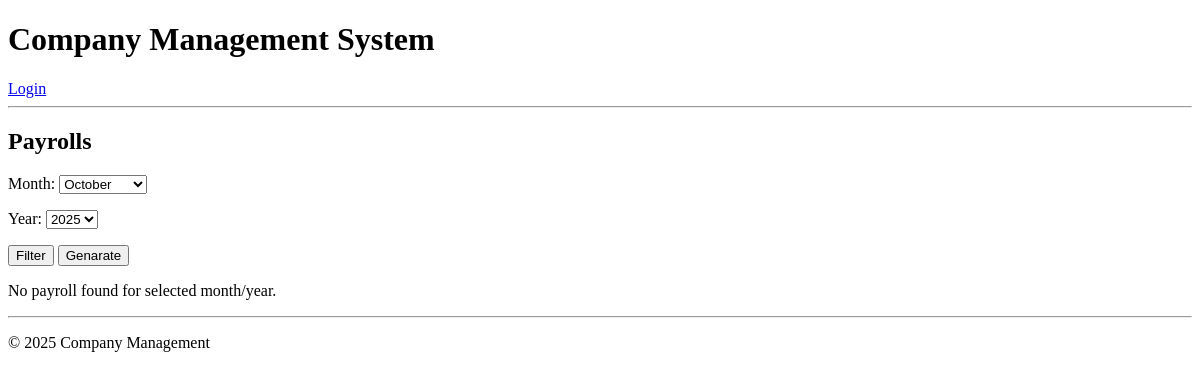
The page /users/payroll/filter/ on the database as committed earlier.
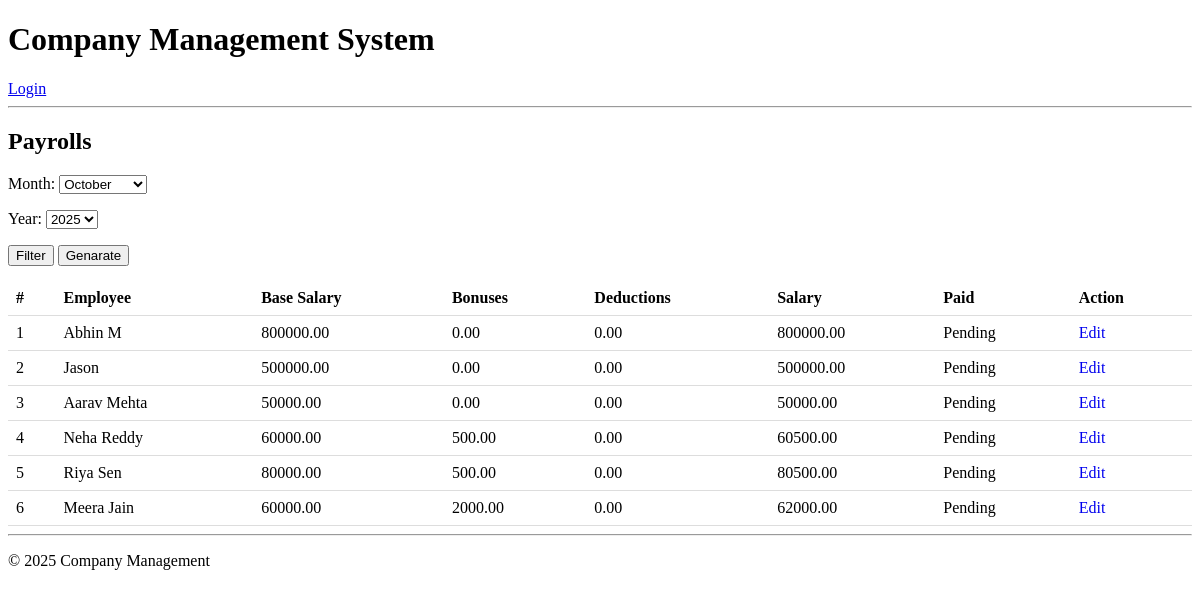
The same page on the database as committed later.
### users/models.py (models this page shows, shortened)
class Payroll(models.Model):
    employee = models.ForeignKey('EmployeeProfile', on_delete=models.CASCADE, related_name='payrolls')
    month = models.DateField()
    base_salary = models.DecimalField(max_digits=10, decimal_places=2)
    bonuses = models.DecimalField(max_digits=10, decimal_places=2, default=0)
    deductions = models.DecimalField(max_digits=10, decimal_places=2, default=0)
    net_salary = models.DecimalField(max_digits=10, decimal_places=2, blank=True, null=True)
    is_paid = models.BooleanField(default=False)
    created_at = models.DateTimeField(auto_now_add=True)

class EmployeeProfile(models.Model):
    user = models.OneToOneField(settings.AUTH_USER_MODEL, on_delete=models.CASCADE)
    department = models.ForeignKey(Department, on_delete=models.SET_NULL, null=True)
    position = models.ForeignKey(Position, on_delete=models.SET_NULL, null=True)
    benefits = models.ManyToManyField(Benefit, blank=True)
    date_of_joining = models.DateField()
    salary = models.DecimalField(max_digits=10, decimal_places=2, null=True, blank=True)
    skills = models.TextField(blank=True)

class CustomUser(AbstractUser):
    ROLE_ADMIN = 'ADMIN'
    ROLE_MANAGER = 'MANAGER'
    ROLE_EMPLOYEE = 'EMPLOYEE'
    ROLE_CUSTOMER = 'CUSTOMER'
    ROLE_CHOICES = (
        (ROLE_ADMIN, 'Admin/HR'),
        (ROLE_MANAGER, 'Manager'),
        (ROLE_EMPLOYEE, 'Employee'),
        (ROLE_CUSTOMER,'Customer')
    )
    name=models.CharField(max_length=500,null=False)
    role = models.CharField(max_length=20, choices=ROLE_CHOICES, default=ROLE_EMPLOYEE)
    phone = models.CharField(max_length=15, blank=True, null=True)
    groups = models.ManyToManyField(
        'auth.Group',
        related_name='customuser_set',  # different from auth.User.user_set
        blank=True,
        help_text='The groups this user belongs to.'
    )
    user_permissions = models.ManyToManyField(
        'auth.Permission',
        related_name='customuser_set',  # different from auth.Permission.user_set
        blank=True,
        help_text='Specific permissions for this user.'
    )

### users/views.py (the view)
# urls.py: path('payroll/filter/', views.payroll_list_all, name='payroll_list_all'),
def payroll_list_all(request):
    latest = Payroll.objects.aggregate(latest_month=Max('month'))['latest_month']
    if request.GET:
        form = PayrollFilterForm(request.GET)
        if form.is_valid():
            month = int(form.cleaned_data['month'])
            year = int(form.cleaned_data['year'])
        else:
            month = latest.month if latest else 1
            year = latest.year if latest else date.today().year
        if 'Genarate' in request.GET:
            generateSalary(month,year)
            return redirect(f"{reverse('payroll_list_all')}?month={month}&year={year}")
    else:
        form = PayrollFilterForm(initial={
            'month': latest.month if latest else date.today().month,
            'year': latest.year if latest else date.today().year
        })
        month = latest.month if latest else date.today().month
        year = latest.year if latest else date.today().year
    payrolls = Payroll.objects.filter(month__month=month, month__year=year)
    context = {
        'form': form,
        'payrolls': payrolls,
        'selected_month': month,
        'selected_year': year,
    }
    return render(request, 'users/payroll_list_all.html', context)

### users/forms.py
class PayrollFilterForm(forms.Form):
    month = forms.ChoiceField(choices=MONTH_CHOICES)
    year = forms.ChoiceField(choices=YEAR_CHOICES)

### users/templates/users/payroll_list_all.html (shortened to what this page needs)
{% extends 'base.html' %}
{% block content %}
<h2>Payrolls</h2>
<form method="get" style="margin-bottom: 15px;">
    {{ form.as_p }}
    <button type="submit">Filter</button>
    <button type="submit" name="Genarate">Genarate</button>
</form>
{% if payrolls %}
<table style="width: 100%; border-collapse: collapse;">
    <thead>
        <tr>
            <th style="padding: 8px; text-align: left; border-bottom: 1px solid #ddd;">#</th>
            <th style="padding: 8px; text-align: left; border-bottom: 1px solid #ddd;">Employee</th>
            <th style="padding: 8px; text-align: left; border-bottom: 1px solid #ddd;">Base Salary</th>
            <th style="padding: 8px; text-align: left; border-bottom: 1px solid #ddd;">Bonuses</th>
            <th style="padding: 8px; text-align: left; border-bottom: 1px solid #ddd;">Deductions</th>
            <th style="padding: 8px; text-align: left; border-bottom: 1px solid #ddd;">Salary</th>
            <th style="padding: 8px; text-align: left; border-bottom: 1px solid #ddd;">Paid</th>
            <th style="padding: 8px; text-align: left; border-bottom: 1px solid #ddd;">Action</th>
        </tr>
    </thead>
    <tbody>
        {% for payroll in payrolls %}
        <tr>
            <td style="padding: 8px; border-bottom: 1px solid #ddd;">{{ forloop.counter }}</td>
            <td style="padding: 8px; border-bottom: 1px solid #ddd;">{{ payroll.employee.user.name }}</td>
            <td style="padding: 8px; border-bottom: 1px solid #ddd;">{{ payroll.base_salary }}</td>
            <td style="padding: 8px; border-bottom: 1px solid #ddd;">{{ payroll.bonuses }}</td>
            <td style="padding: 8px; border-bottom: 1px solid #ddd;">{{ payroll.deductions }}</td>
            <td style="padding: 8px; border-bottom: 1px solid #ddd;">{{ payroll.net_salary }}</td>
            <td style="padding: 8px; border-bottom: 1px solid #ddd;">{{ payroll.is_paid|yesno:"Paid,Pending" }}</td>
            <td style="padding: 8px; border-bottom: 1px solid #ddd;">
                <a href="{% url 'payroll_edit' payroll.id %}" style="text-decoration: none;">Edit</a>
            </td>
        </tr>
        {% endfor %}
    </tbody>
</table>
{% else %}
<p>No payroll found for selected month/year.</p>
{% endif %}
{% endblock %}

Rows that differ between the two databases and show on the page:
added Payroll: employee.user.name "Abhin M", base_salary "800000.00", bonuses "0.00", deductions "0.00", net_salary "800000.00", is_paid "Pending"
added Payroll: employee.user.name "Jason", base_salary "500000.00", bonuses "0.00", deductions "0.00", net_salary "500000.00", is_paid "Pending"
added Payroll: employee.user.name "Aarav Mehta", base_salary "50000.00", bonuses "0.00", deductions "0.00", net_salary "50000.00", is_paid "Pending"
added Payroll: employee.user.name "Neha Reddy", base_salary "60000.00", bonuses "500.00", deductions "0.00", net_salary "60500.00", is_paid "Pending"
added Payroll: employee.user.name "Riya Sen", base_salary "80000.00", bonuses "500.00", deductions "0.00", net_salary "80500.00", is_paid "Pending"
added Payroll: employee.user.name "Meera Jain", base_salary "60000.00", bonuses "2000.00", deductions "0.00", net_salary "62000.00", is_paid "Pending"
Other text that changed with them:
text no longer shown: "No payroll found for selected month/year."
text now shown: "# Employee Base Salary Bonuses Deductions Salary Paid Action"
